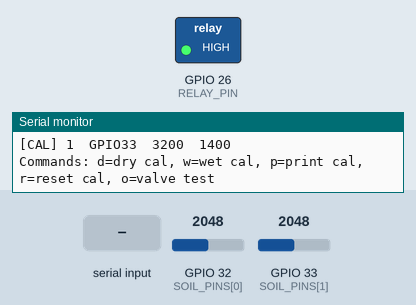
This sketch was run on a simulated ESP32. On the bench: switched loads named in the sketch (green lamp = pin HIGH), the last lines printed to the serial monitor. Inputs (shaded band) come from the test bench; at power-on: GPIO 32 (SOIL_PINS[0]) = 2048, GPIO 33 (SOIL_PINS[1]) = 2048 (analog values on the 0–4095 scale). EEPROM starts erased.

Above: at 1.5 s.
1.6 s: "o" received over Serial
At 2.4 s:
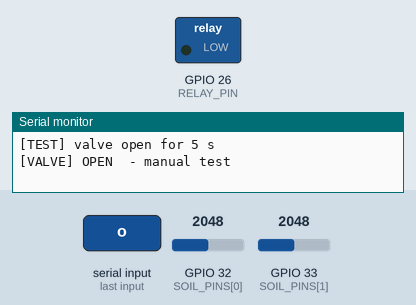
Timing chart, 0 to 8.1 s (numbered marks = the images above; inputs shaded):
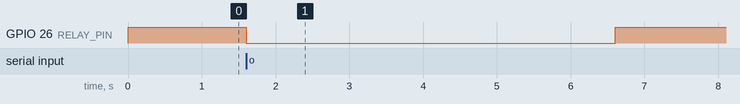

Measured:
- after the input at 1.6 s, GPIO 26 (RELAY_PIN): HIGH → LOW at once, → HIGH 5.0 s later

The sketch:

smart_irrigation_soil_only.ino
```cpp
/*
 * Smart Plant Irrigation System - SOIL-ONLY version (no WiFi, no weather API)
 * NSS Project, IIT Tirupati
 *
 * Rule: water when soil moisture < START threshold, stop at >= STOP threshold.
 * Also stops on safety timeout, daily cap, or sensor fault.
 *
 * Hardware:
 *   2x capacitive soil moisture sensor V2.0 -> GPIO 32, 33 (ADC1)
 *     (GPIO 34, 35 are reserved for spare / later sensors, see SOIL_PINS)
 *   1-ch relay module (low-level trigger)   -> GPIO 26
 *   Solenoid valve 12 V via relay, with 1N4007 flyback diode across the valve coil
 *
 * Libraries: none needed beyond the ESP32 board package.
 *
 * Serial monitor (115200 baud) commands:
 *   d = save current readings as DRY calibration (sensors in open air)
 *   w = save current readings as WET calibration (sensors in water)
 *   p = print calibration values
 *   r = reset calibration to defaults
 *   o = manual valve open test (runs 5 s, only when idle)
 */

#include <Preferences.h>
#include <esp_task_wdt.h>

// ============================== CONFIG ======================================

// --- Pins ---
// Active soil probes (ADC1 channels). To add spares later: {32, 33, 34, 35}
const uint8_t SOIL_PINS[]  = {32, 33};
const uint8_t NUM_SENSORS  = sizeof(SOIL_PINS) / sizeof(SOIL_PINS[0]);
const uint8_t RELAY_PIN    = 26;
const bool    RELAY_ACTIVE_LOW = true;           // low-level trigger relay

// --- Irrigation thresholds (from project report) ---
const float START_MOISTURE_PCT = 48.5;   // start watering below this
const float STOP_MOISTURE_PCT  = 80.0;   // stop watering at/above this

// --- Safety limits ---
const unsigned long MAX_RUN_MS   = 15UL * 60UL * 1000UL;   // 15 min per cycle
const unsigned long MIN_OFF_MS   = 10UL * 60UL * 1000UL;   // rest between cycles
const unsigned long DAILY_MAX_MS = 60UL * 60UL * 1000UL;   // 60 min per 24 h

// --- Timing ---
// Soil is checked once per hour when idle (less heat, less wear). While the valve is
// open it is checked every few seconds so watering still stops at the upper threshold.
const unsigned long IDLE_CHECK_INTERVAL_MS     = 60UL * 60UL * 1000UL;  // 1 hour
const unsigned long WATERING_CHECK_INTERVAL_MS = 5000;                  // 5 s while watering
const unsigned long LOG_INTERVAL_MS            = 10000;
const uint32_t      CPU_FREQ_MHZ = 80;   // lower clock = less heat (no WiFi, could go to 40)
const uint32_t      WDT_TIMEOUT_S       = 30;

// --- Sensor sanity / default calibration ---
const int ADC_MIN_VALID = 200;     // below this -> probe unplugged / shorted
const int ADC_MAX_VALID = 3900;    // above this -> probe unplugged / floating high
const int DEFAULT_DRY   = 3200;    // raw reading in air   (CALIBRATE YOURS!)
const int DEFAULT_WET   = 1400;    // raw reading in water (CALIBRATE YOURS!)

// ============================== STATE =======================================

enum State { IDLE, WATERING };

Preferences prefs;

int dryRaw[NUM_SENSORS];
int wetRaw[NUM_SENSORS];

State state = IDLE;
unsigned long valveOpenedAt = 0;
unsigned long lastStopAt    = 0;
bool          everStopped   = false;

unsigned long dailyWateredMs = 0;
unsigned long dayStartAt     = 0;

float   moisturePct = NAN;
uint8_t validProbes = 0;

unsigned long lastControlAt = 0;
bool          firstCheck    = true;   // run one soil check right at boot
unsigned long lastLogAt     = 0;

String lastReason = "boot";

// ============================== RELAY / VALVE ===============================

inline void relayWrite(bool on) {
  digitalWrite(RELAY_PIN, (on ^ RELAY_ACTIVE_LOW) ? HIGH : LOW);
}

void openValve(const char* why) {
  if (state == WATERING) return;
  relayWrite(true);
  state = WATERING;
  valveOpenedAt = millis();
  lastReason = why;
  Serial.printf("[VALVE] OPEN  - %s\n", why);
}

void closeValve(const char* why) {
  if (state == IDLE) {
    relayWrite(false);               // make sure it's really off
    return;
  }
  relayWrite(false);
  dailyWateredMs += millis() - valveOpenedAt;
  state = IDLE;
  lastStopAt = millis();
  everStopped = true;
  lastReason = why;
  Serial.printf("[VALVE] CLOSE - %s\n", why);
}

// ============================== CALIBRATION =================================

void loadCalibration() {
  prefs.begin("irrig", true);
  for (uint8_t i = 0; i < NUM_SENSORS; i++) {
    char kd[8], kw[8];
    snprintf(kd, sizeof(kd), "dry%u", i);
    snprintf(kw, sizeof(kw), "wet%u", i);
    dryRaw[i] = prefs.getInt(kd, DEFAULT_DRY);
    wetRaw[i] = prefs.getInt(kw, DEFAULT_WET);
  }
  prefs.end();
}

void saveCalibration() {
  prefs.begin("irrig", false);
  for (uint8_t i = 0; i < NUM_SENSORS; i++) {
    char kd[8], kw[8];
    snprintf(kd, sizeof(kd), "dry%u", i);
    snprintf(kw, sizeof(kw), "wet%u", i);
    prefs.putInt(kd, dryRaw[i]);
    prefs.putInt(kw, wetRaw[i]);
  }
  prefs.end();
}

void printCalibration() {
  Serial.println("[CAL] sensor  pin  dry  wet");
  for (uint8_t i = 0; i < NUM_SENSORS; i++)
    Serial.printf("[CAL] %u  GPIO%u  %d  %d\n", i, SOIL_PINS[i], dryRaw[i], wetRaw[i]);
}

// ============================== SENSORS =====================================

int readRawAveraged(uint8_t pin) {
  long sum = 0;
  const int N = 16;
  for (int i = 0; i < N; i++) {
    sum += analogRead(pin);
    delayMicroseconds(200);
  }
  return (int)(sum / N);
}

// Reads all probes, averages the valid ones into moisturePct.
void readSoil() {
  float total = 0;
  validProbes = 0;
  for (uint8_t i = 0; i < NUM_SENSORS; i++) {
    int raw = readRawAveraged(SOIL_PINS[i]);
    if (raw < ADC_MIN_VALID || raw > ADC_MAX_VALID) continue;   // faulty probe
    if (dryRaw[i] == wetRaw[i]) continue;                       // bad calibration
    float pct = (float)(dryRaw[i] - raw) * 100.0f / (float)(dryRaw[i] - wetRaw[i]);
    pct = constrain(pct, 0.0f, 100.0f);
    total += pct;
    validProbes++;
  }
  moisturePct = validProbes ? total / validProbes : NAN;
}

// Records current raw readings as dry or wet calibration (serial commands d / w).
void calibrateNow(bool dry) {
  for (uint8_t i = 0; i < NUM_SENSORS; i++) {
    int raw = readRawAveraged(SOIL_PINS[i]);
    if (dry) dryRaw[i] = raw; else wetRaw[i] = raw;
  }
  saveCalibration();
  Serial.printf("[CAL] saved %s values\n", dry ? "DRY" : "WET");
  printCalibration();
}

// ============================== CONTROL LOGIC ===============================

void runControl() {
  unsigned long now = millis();

  // Reset the daily watering budget every 24 h of uptime.
  if (now - dayStartAt >= 24UL * 60UL * 60UL * 1000UL) {
    dayStartAt = now;
    dailyWateredMs = 0;
  }

  readSoil();

  bool soilOk = validProbes > 0 && !isnan(moisturePct);
  unsigned long runningMs = (state == WATERING) ? (now - valveOpenedAt) : 0;
  bool dailyCapHit = (dailyWateredMs + runningMs) >= DAILY_MAX_MS;

  if (state == WATERING) {
    if (!soilOk)                               closeValve("STOP: soil sensor fault");
    else if (moisturePct >= STOP_MOISTURE_PCT) closeValve("STOP: upper moisture reached");
    else if (runningMs >= MAX_RUN_MS)          closeValve("STOP: safety timeout");
    else if (dailyCapHit)                      closeValve("STOP: daily limit reached");
  } else {
    if (!soilOk) {
      lastReason = "IDLE: soil sensor fault";
    } else if (moisturePct < START_MOISTURE_PCT) {
      bool restedEnough = !everStopped || (now - lastStopAt >= MIN_OFF_MS);
      if (dailyCapHit)         lastReason = "IDLE: daily limit reached";
      else if (!restedEnough)  lastReason = "IDLE: waiting min off-time";
      else                     openValve("START: soil dry");
    } else {
      lastReason = "IDLE: soil moisture OK";
    }
  }
}

// ============================== LOGGING =====================================

void logStatus() {
  Serial.printf("[LOG] t=%lus soil=%.1f%% (%u/%u probes) valve=%s daily=%lus | %s\n",
                millis() / 1000, moisturePct, validProbes, NUM_SENSORS,
                state == WATERING ? "OPEN" : "closed",
                (dailyWateredMs + (state == WATERING ? millis() - valveOpenedAt : 0)) / 1000,
                lastReason.c_str());
}

// ============================== SERIAL COMMANDS =============================

void handleSerial() {
  while (Serial.available()) {
    char c = Serial.read();
    switch (c) {
      case 'd': calibrateNow(true);  break;
      case 'w': calibrateNow(false); break;
      case 'p': printCalibration();  break;
      case 'r':
        for (uint8_t i = 0; i < NUM_SENSORS; i++) { dryRaw[i] = DEFAULT_DRY; wetRaw[i] = DEFAULT_WET; }
        saveCalibration();
        Serial.println("[CAL] reset to defaults");
        break;
      case 'o':
        if (state == IDLE) {
          Serial.println("[TEST] valve open for 5 s");
          openValve("manual test");
          unsigned long t0 = millis();
          while (millis() - t0 < 5000) { delay(100); esp_task_wdt_reset(); }
          closeValve("manual test done");
        }
        break;
      default: break;
    }
  }
}

// ============================== SETUP / LOOP ================================

void setupWatchdog() {
#if ESP_ARDUINO_VERSION_MAJOR >= 3
  esp_task_wdt_config_t cfg = {};
  cfg.timeout_ms = WDT_TIMEOUT_S * 1000;
  cfg.idle_core_mask = 0;
  cfg.trigger_panic = true;
  esp_task_wdt_reconfigure(&cfg);
#else
  esp_task_wdt_init(WDT_TIMEOUT_S, true);
#endif
  esp_task_wdt_add(NULL);
}

void setup() {
  // Valve must be OFF before anything else happens.
  digitalWrite(RELAY_PIN, RELAY_ACTIVE_LOW ? HIGH : LOW);
  pinMode(RELAY_PIN, OUTPUT);
  relayWrite(false);

  setCpuFrequencyMhz(CPU_FREQ_MHZ);   // lower clock = less heat
  Serial.begin(115200);
  delay(300);
  Serial.println("\n=== Smart Plant Irrigation System (soil-only) ===");

  analogReadResolution(12);
  for (uint8_t i = 0; i < NUM_SENSORS; i++) {
    pinMode(SOIL_PINS[i], INPUT);
    analogSetPinAttenuation(SOIL_PINS[i], ADC_11db);   // full 0-3.3 V range
  }

  loadCalibration();
  printCalibration();

  setupWatchdog();

  dayStartAt = millis();
  Serial.println("Commands: d=dry cal, w=wet cal, p=print cal, r=reset cal, o=valve test");
}

void loop() {
  esp_task_wdt_reset();
  unsigned long now = millis();

  handleSerial();

  // Soil check: hourly when idle, every few seconds while watering.
  unsigned long checkInterval = (state == WATERING) ? WATERING_CHECK_INTERVAL_MS
                                                    : IDLE_CHECK_INTERVAL_MS;
  if (firstCheck || now - lastControlAt >= checkInterval) {
    firstCheck = false;
    lastControlAt = now;
    State before = state;
    runControl();
    if (now - lastLogAt >= LOG_INTERVAL_MS || state != before) {
      lastLogAt = now;
      logStatus();
    }
  }

  delay(10);
}
```
